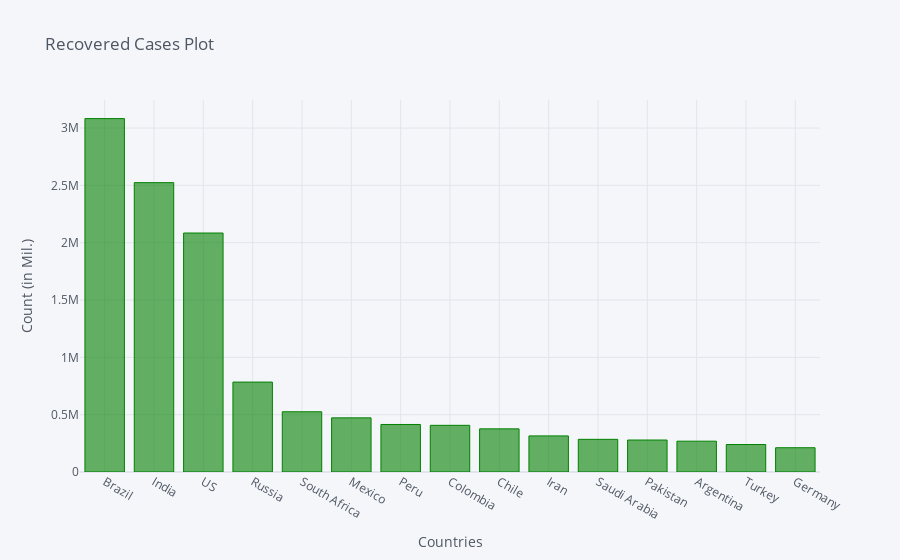

The notebook cell this image was saved under:
### Code cell
recovered_df2_plot.iplot(kind='bar', x='Country/Region', y='8/26/20',color='green',
                         title='Recovered Cases Plot',xTitle='Countries',yTitle='Count (in Mil.)')

### Figure 1 — Plotly figure (JSON) as saved in the notebook; plotly's stock layout.template omitted (floating-point values rounded to 4 significant figures)
{"data": [{"marker": {"color": "rgba(0, 128, 0, 0.6)", "line": {"color": "rgba(0, 128, 0, 1.0)", "width": 1}}, "name": "8/26/20", "orientation": "v", "text": "", "type": "bar", "x": ["Brazil", "India", "US", "Russia", "South Africa", "Mexico", "Peru", "Colombia", "Chile", "Iran", "Saudi Arabia", "Pakistan", "Argentina", "Turkey", "Germany"], "y": [3082447, 2523771, 2084465, 784277, 525242, 472197, 414577, 407114, 376268, 314870, 284945, 278939, 268801, 239797, 211691]}], "layout": {"legend": {"bgcolor": "#F5F6F9", "font": {"color": "#4D5663"}}, "paper_bgcolor": "#F5F6F9", "plot_bgcolor": "#F5F6F9", "title": {"font": {"color": "#4D5663"}, "text": "Recovered Cases Plot"}, "xaxis": {"gridcolor": "#E1E5ED", "showgrid": true, "tickfont": {"color": "#4D5663"}, "title": {"font": {"color": "#4D5663"}, "text": "Countries"}, "zerolinecolor": "#E1E5ED"}, "yaxis": {"gridcolor": "#E1E5ED", "showgrid": true, "tickfont": {"color": "#4D5663"}, "title": {"font": {"color": "#4D5663"}, "text": "Count (in Mil.)"}, "zerolinecolor": "#E1E5ED"}}}
